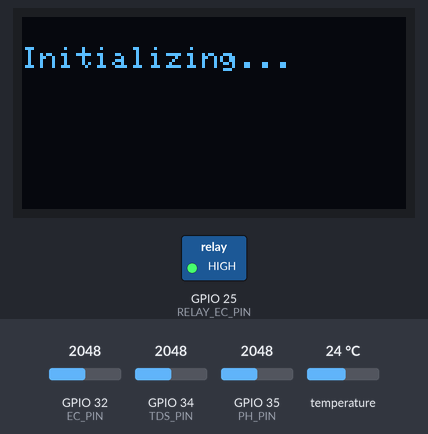
This sketch was run on a simulated ESP32. Parts: 128×64 one-colour display, switched loads named in the sketch (green lamp = pin HIGH). The inputs (shaded band) are chosen by the test bench; at power-on: temperature 24 °C, GPIO 34 (TDS_PIN) = 2048, GPIO 32 (EC_PIN) = 2048, GPIO 35 (PH_PIN) = 2048. WiFi joins after 1.5 s; servers stay silent unless stated; web services answer with replies made up by the test bench; what the sketch prints to the serial monitor is not drawn.

Above: at 0.6 s.
At 4.3 s:
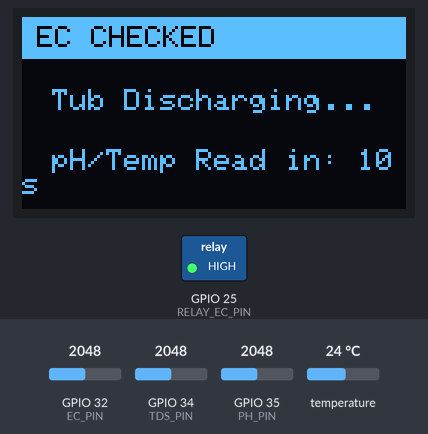
4.4 s: temperature set to 12 °C
9.3 s: GPIO 34 (TDS_PIN) set to 2866
At 15.2 s:
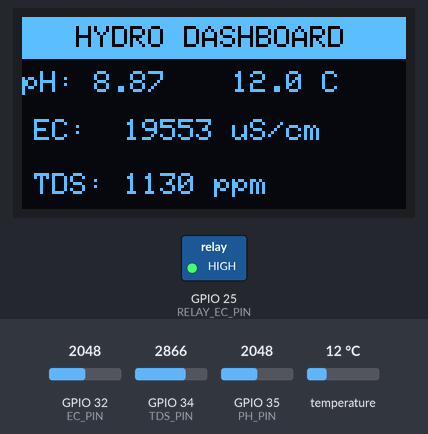
31.0 s: GPIO 32 (EC_PIN) set to 2866
At 43.5 s:
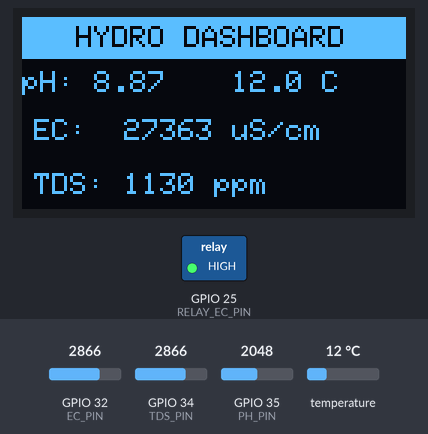
Timing chart, 0 to 45.0 s (numbered marks = the images above; inputs shaded):
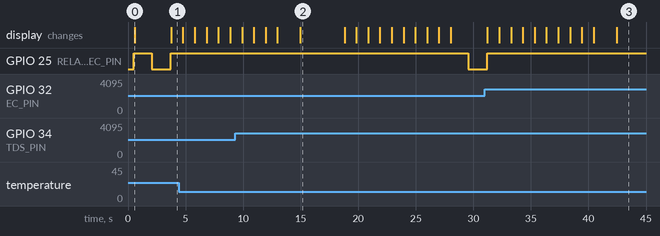

The sketch:

sketch_jun27a_datalogging_tempsensor_sdcardmod.ino
```cpp
#include <Wire.h>
#include <Adafruit_GFX.h>
#include <Adafruit_SSD1306.h>
#include <WiFi.h>
#include <HTTPClient.h>
#include <OneWire.h>
#include <DallasTemperature.h>

// --- NETWORK DETAILS ---
const char* ssid = "Dan";
const char* password = "Dnrrs544284";

// --- THINGSPEAK HARDCODED DETAILS ---
const char* thingSpeakApiKey = "OGKSMYTUKYD453ET";
const char* serverName = "http://api.thingspeak.com/update";

// --- OLED CONFIGURATION ---
#define SCREEN_WIDTH 128
#define SCREEN_HEIGHT 64
#define OLED_RESET -1
Adafruit_SSD1306 display(SCREEN_WIDTH, SCREEN_HEIGHT, &Wire, OLED_RESET);

// --- PINS & RELAY ---
#define PH_PIN 35
#define TDS_PIN 34
#define EC_PIN 32
#define RELAY_EC_PIN 25
#define ONE_WIRE_BUS 4 // DS18B20 Data Pin

// --- SENSOR SETUP ---
OneWire oneWire(ONE_WIRE_BUS);
DallasTemperature sensors(&oneWire);

// --- CALIBRATION ---
const float V_neutral = 1.761;
const float V_acid    = 1.938;
const float calibrationADC = 148.0;
const float calibrationSolution = 1413.0;
const float VREF = 3.3;

float calculatedPH = 0.0;
float ecValue = 0.0;
float tdsValue = 0.0;
float waterTemp = 0.0; // New variable for temperature

void runCountdown(String currentStatus, String nextStatus) {
  for(int countdown = 10; countdown > 0; countdown--) {
    display.clearDisplay();
    display.fillRect(0, 0, 128, 14, SSD1306_WHITE);
    display.setTextColor(SSD1306_BLACK, SSD1306_WHITE);
    display.setCursor(5, 3);
    display.print(currentStatus);

    display.setTextColor(SSD1306_WHITE, SSD1306_BLACK);
    display.setCursor(10, 24);
    display.print("Tub Discharging...");
    display.setCursor(10, 44);
    display.print(nextStatus);
    display.print(countdown);
    display.print("s");
    display.display();
    delay(1000);
  }
}

void setup() {
  Serial.begin(115200);
  delay(500);

  pinMode(PH_PIN, INPUT);
  pinMode(TDS_PIN, INPUT);
  pinMode(EC_PIN, INPUT);
  pinMode(RELAY_EC_PIN, OUTPUT);
  digitalWrite(RELAY_EC_PIN, HIGH);
  analogSetAttenuation(ADC_11db);

  sensors.begin(); // Initialize DS18B20

  if(!display.begin(SSD1306_SWITCHCAPVCC, 0x3C)) {
    for(;;);
  }

  display.clearDisplay();
  display.setTextColor(SSD1306_WHITE);
  display.setCursor(0, 10);
  display.print("Initializing...");
  display.display();
  delay(1000);
}

void loop() {
  // =======================================================
  // STEP 1: FORCE WI-FI RADIO COMPLETELY OFF FOR SILENT QUIET ZONE
  // =======================================================
  Serial.println("[RADIO] Shutting down Wi-Fi for noise isolation...");
  WiFi.disconnect(true); // Added true to fully clear connection state
  WiFi.mode(WIFI_OFF);
  delay(500);

  // =======================================================
  // STEP 2: READ EC (RELAY ON) -> NO RADIO INTERFERENCE
  // =======================================================
  Serial.println("[RELAY ON] Powering up EC Sensor...");
  digitalWrite(RELAY_EC_PIN, LOW);
  delay(1500);

  long ecTotal = 0;
  for (int i = 0; i < 30; i++) {
    ecTotal += analogRead(EC_PIN);
    delay(5);
  }
  float averageEC_ADC = (float)ecTotal / 30.0;
  ecValue = (averageEC_ADC > 10.0) ? (averageEC_ADC / calibrationADC) * calibrationSolution : 0;

  // =======================================================
  // STEP 3: DISCONNECT EC RELAY
  // =======================================================
  digitalWrite(RELAY_EC_PIN, HIGH);
  Serial.println("[RELAY OFF] EC Disconnected.");

  // =======================================================
  // STEP 4: 10-SECOND DISCHARGE TIME
  // =======================================================
  runCountdown("EC CHECKED", "pH/Temp Read in: ");

  // =======================================================
  // STEP 5: READ pH, TDS & TEMP (RADIO IS DEAD SILENT)
  // =======================================================

  // Request temperature from DS18B20
  sensors.requestTemperatures();
  waterTemp = sensors.getTempCByIndex(0);

  long phTotal = 0, tdsTotal = 0;
  for (int i = 0; i < 40; i++) {
    phTotal += analogRead(PH_PIN);
    tdsTotal += analogRead(TDS_PIN);
    delay(5);
  }

  float averagePH_ADC = (float)phTotal / 40.0;
  float phVoltage = (averagePH_ADC / 4095.0) * VREF;
  float phSlope = (7.0 - 4.01) / (V_neutral - V_acid);
  calculatedPH = constrain(7.0 + (phVoltage - V_neutral) * phSlope, 0.0, 14.0);

  float averageTdsADC = (float)tdsTotal / 40.0;
  float tdsVoltage = (averageTdsADC / 4095.0) * VREF;
  tdsValue = (133.42 * pow(tdsVoltage, 3) - 255.86 * pow(tdsVoltage, 2) + 857.39 * tdsVoltage) * 0.5;
  if (tdsValue < 0) tdsValue = 0;

  // =======================================================
  // STEP 6: UPDATE LOCAL OLED DISPLAY
  // =======================================================
  display.clearDisplay();
  display.fillRect(0, 0, 128, 14, SSD1306_WHITE);
  display.setTextColor(SSD1306_BLACK, SSD1306_WHITE);
  display.setCursor(18, 3);
  display.print(F("HYDRO DASHBOARD"));
  display.setTextColor(SSD1306_WHITE, SSD1306_BLACK);

  // Adjusted layout to fit temperature alongside pH
  display.setCursor(0, 18);  display.print(F("pH: ")); display.print(calculatedPH, 2);
  display.setCursor(70, 18); display.print(waterTemp, 1); display.print(F(" C"));

  display.setCursor(4, 34);  display.print(F("EC:  ")); display.print(ecValue, 0); display.print(F(" uS/cm"));
  display.setCursor(4, 52);  display.print(F("TDS: ")); display.print(tdsValue, 0); display.print(F(" ppm"));
  display.display();

  Serial.print("Pure Isolated Reading -> pH: "); Serial.print(calculatedPH, 2);
  Serial.print(" | Temp: "); Serial.print(waterTemp, 1); Serial.print("C");
  Serial.print(" | TDS: "); Serial.print(tdsValue, 0);
  Serial.print(" | EC: "); Serial.println(ecValue, 0);

  // =======================================================
  // STEP 7: WAKE UP WI-FI & TRANSMIT CAPTURED DATA TO CLOUD
  // =======================================================
  Serial.println("[RADIO] Waking up Wi-Fi transmitter...");
  WiFi.mode(WIFI_STA);
  WiFi.begin(ssid, password);

  int attempts = 0;
  while (WiFi.status() != WL_CONNECTED && attempts < 25) {
    delay(400); // Fixed the 4-second timeout bug from earlier!
    Serial.print(".");
    attempts++;
  }

  if (WiFi.status() == WL_CONNECTED) {
    Serial.println("\n[CLOUD] Connected! Sending clean snapshot...");

    HTTPClient http;
    // Added field4 for Temperature
    String url = String(serverName) + "?api_key=" + thingSpeakApiKey +
                 "&field1=" + String(calculatedPH, 2) +
                 "&field2=" + String(tdsValue, 0) +
                 "&field3=" + String(ecValue, 0) +
                 "&field4=" + String(waterTemp, 2);

    http.begin(url);
    int httpResponseCode = http.GET();

    if (httpResponseCode > 0) {
      Serial.print("[CLOUD] Success! ThingSpeak Code: ");
      Serial.println(httpResponseCode);
    } else {
      Serial.print("[CLOUD] Transmission error: ");
      Serial.println(httpResponseCode);
    }
    http.end();
  } else {
    Serial.println("\n[CLOUD] Hotspot not found this cycle. Saved data locally.");
  }

  delay(2000);
  runCountdown("SYSTEM RESTING", "Next Cycle in: ");
}
```

Measured:
- what the display in image 0 shows lasts 3.2 s, from 0.6 s to 3.8 s
- what the display in image 2 shows lasts 3.8 s, from 15.0 s to 18.8 s
